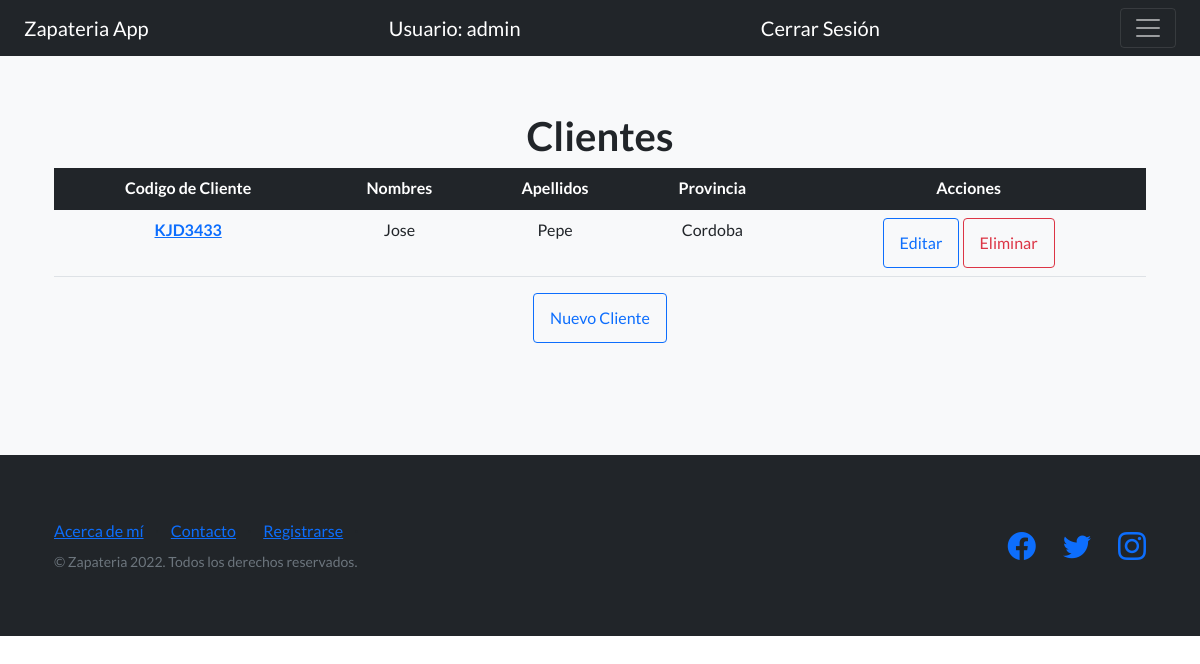
/listaClientes/ (signed in), run on the app's committed database.
### AppProyectoFinalPython/models.py (models this page shows, shortened)
class Cliente(models.Model):
    CodigoCliente = models.CharField(max_length=8)
    Nombre = models.CharField(max_length=30)
    Apellidos = models.CharField(max_length=30)
    Provincia = models.CharField(max_length=20)
    Localidad = models.CharField(max_length=20)
    Direccion = models.CharField(max_length=30)
    Cuit = models.CharField(max_length=11)

### AppProyectoFinalPython/views.py (the view)
# urls.py: path('listaClientes/', ClienteList.as_view(), name="ListaClientes"),
class ClienteList(LoginRequiredMixin, ListView):
    model = Cliente
    template_name = './Clientes/cliente_list.html'
    context_object_name = 'Clientes'

### AppProyectoFinalPython/templates/Clientes/cliente_list.html
{% extends 'navBar.html'%}
{% load static %}
{% block blockDinamico %}
<section class="features-icons bg-light text-center">
  <div class="container">
      <h1>Clientes</h1>
      <table class="table">
        <thead class="table-dark">
          <tr>
            <th scope="col">Codigo de Cliente</th>
            <th scope="col">Nombres</th>
            <th scope="col">Apellidos</th>
            <th scope="col">Provincia</th>
            <th scope="col">Acciones</th>
          </tr>
        </thead>
        <tbody>
          {% for cliente in Clientes %}
          <tr>
            <th scope="row">
              <a href="{% url 'DetalleClientes' cliente.id %}">
                {{cliente.CodigoCliente}}
              </a>
            </th>
            <td>{{cliente.Nombre}}</td>
            <td>{{cliente.Apellidos}}</td>
            <td>{{cliente.Provincia}}</td>
            <td>
              <a type="button" class="btn btn-outline-primary" href="{% url 'ActualizaClientes' cliente.id %}">
                Editar
              </a>
              <a type="button" class="btn btn-outline-danger" href="{% url 'EliminaClientes' cliente.id %}">
                Eliminar
              </a>
            </td>
          </tr>
        {% endfor %}
        </tbody>
      </table>
      <a type="button" class="btn btn-outline-primary" href="{% url 'CreaClientes' %}">
        Nuevo Cliente
      </a>
  </div>
</section>
{% endblock blockDinamico %}

### AppProyectoFinalPython/templates/navBar.html (shortened to what this page needs)
<!DOCTYPE html>
<html lang="en">
    <head>
        {% load static %}
        <link href="https://cdn.jsdelivr.net/npm/bootstrap-icons@1.5.0/font/bootstrap-icons.css" rel="stylesheet" type="text/css" />
        <link href="https://cdn.jsdelivr.net/npm/bootstrap@5.2.0/dist/css/bootstrap.min.css" rel="stylesheet"
>
        <link href="{% static 'css/styles.css' %}" rel="stylesheet" />
    </head>
    <body>
        <nav class="navbar navbar-dark bg-dark fixed-top">
            <div class="container-fluid">
              <a class="navbar-brand" href="{% url 'Inicio' %}">Zapateria App</a>
              {% if user.is_authenticated %}
              <a class="navbar-brand" href="{% url 'Inicio' %}">Usuario: {{user.username}}</a>
              <a class="navbar-brand" href="{% url 'Logout' %}">Cerrar Sesión</a>
              {% else %}
                <a class="navbar-brand" href="{% url 'Login' %}">Iniciar Sesión</a>
              {% endif %}
              <button class="navbar-toggler" type="button" data-bs-toggle="offcanvas" data-bs-target="#offcanvasDarkNavbar" aria-controls="offcanvasDarkNavbar">
                <span class="navbar-toggler-icon"></span>
              </button>
            </div>
          </nav>
          {% block blockDinamico %}
          {% endblock blockDinamico %}
          <footer class="footer bg-dark">
            <div class="container">
                <div class="row">
                    <div class="col-lg-6 h-100 text-center text-lg-start my-auto">
                        <ul class="list-inline mb-2">
                            <li class="list-inline-item"><a href="{% url 'AcercaDeMi' %}">Acerca de mí</a></li>
                            <li class="list-inline-item">⋅</li>
                            <li class="list-inline-item"><a href="{% url 'Contacto' %}">Contacto</a></li>
                            <li class="list-inline-item">⋅</li>
                            <li class="list-inline-item"><a href="#!">Registrarse</a></li>
                            <li class="list-inline-item">⋅</li>
                        </ul>
                        <p class="text-muted small mb-4 mb-lg-0">&copy; Zapateria 2022. Todos los derechos reservados.</p>
                    </div>
                    <div class="col-lg-6 h-100 text-center text-lg-end my-auto">
                        <ul class="list-inline mb-0">
                            <li class="list-inline-item me-4">
                                <a href="#!"><i class="bi-facebook fs-3"></i></a>
                            </li>
                            <li class="list-inline-item me-4">
                                <a href="#!"><i class="bi-twitter fs-3"></i></a>
                            </li>
                            <li class="list-inline-item">
                                <a href="#!"><i class="bi-instagram fs-3"></i></a>
                            </li>
                        </ul>
                    </div>
                </div>
            </div>
        </footer>
    </body>
</html>

### data on the page
Cliente: CodigoCliente "KJD3433", Nombre "Jose", Apellidos "Pepe", Provincia "Cordoba"

### other printed values
{{ user.username }} "admin"
